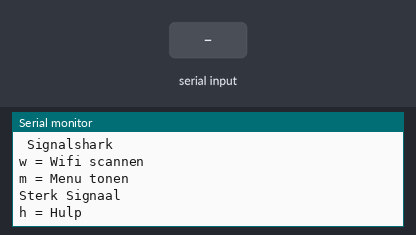
The sketch below on a simulated ESP32. Shown: the last lines printed to the serial monitor. Inputs (shaded band) come from the test bench. A WiFi scan finds three made-up networks; no radio packets arrive unless stated.

Above: at 2.2 s.
2.3 s: "w\n" received over Serial
At 3.0 s:
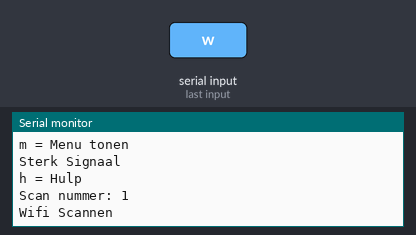
3.8 s: "h\n" received over Serial
At 5.8 s:
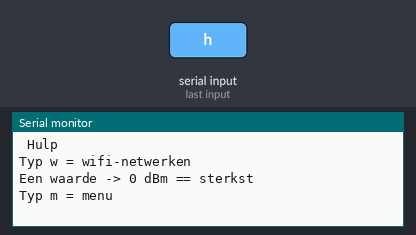

The sketch:

code.ino
```cpp
#include <WiFi.h>
#include <SPI.h>
#include <nRF24L01.h>
#include <RF24.h>

RF24 radio(4, 5); // CE, CSN

int aantalScans = 0;

void toonMenu(){
  Serial.println("\n Signalshark ");
  Serial.println("w = Wifi scannen");
  Serial.println("m = Menu tonen");
  Serial.println(beoordeelSignaal(-50));
  Serial.println("h = Hulp");
}
void setup() {
  Serial.begin(115200);

  SPI.begin(6, 3, 7, 5); // SCK, MISO, MOSI, CSN

  if (radio.begin()) {
    Serial.println("nRF24 gevonden");
  } else {
    Serial.println("nRF24 niet gevonden, controleer de bedrading");
  }
  WiFi.mode(WIFI_STA);
  delay(1000);
  toonMenu();
}

const char* beoordeelSignaal(int signaal){
  if(signaal >= -60){
    return "Sterk Signaal";
  }
  if(signaal >= -75){
    return "Gemiddeld Signaal";
  }
  return "Zwak Signaal";
}


void scanWifi() {
  aantalScans++;
  Serial.print("Scan nummer: ");
  Serial.println(aantalScans);
  Serial.println("Wifi Scannen");

unsigned long startTijd = millis();
int aantal = WiFi.scanNetworks();
unsigned long scanDuur = millis() - startTijd;
Serial.print("Scan duurde: ");
Serial.print(scanDuur);
Serial.println("ms");

  if(aantal < 0 ){
    Serial.println("Scannen mislukt");
  } else if (aantal == 0){
    Serial.println("geen netwerk gevonden");
  } else {
    Serial.print("Aantal gevonden netwerken: ");
    Serial.println(aantal);
  }
  for(int i = 0; i < aantal; i++){
    Serial.print(i + 1);
    Serial.print(". ");
    int signaal = WiFi.RSSI(i);
    Serial.print(WiFi.SSID(i));
    Serial.print(" | kanaal: ");
    Serial.print(WiFi.channel(i));
    Serial.print(" | ");
    Serial.print(signaal);
    Serial.print(" dBm | ");
    Serial.println(beoordeelSignaal(signaal));

  }

 WiFi.scanDelete();

}
void toonHulp(){
  Serial.println("\n Hulp ");
  Serial.println("Typ w = wifi-netwerken");
  Serial.println("Een waarde -> 0 dBm == sterkst");
  Serial.println("Typ m = menu ");

}

void loop(){
  if (Serial.available() > 0) {
    char keuze = Serial.read();

     if (keuze == 'w' || keuze == 'W'){
      scanWifi();
    } else if (keuze == 'm' || keuze == 'M') {
      toonMenu();
    } else if (keuze == 'h' || keuze == 'H'){
      toonHulp();
    } else if (keuze != '\n' && keuze != '\r'){
      Serial.println("Onbekende keuze, klik op m");
    }
  }
  delay(10);
}
  
```

Measured:
- after the input at 2.3 s, the serial monitor: prints a new line at once (image 1)
- after the input at 3.8 s, the serial monitor: prints a new line after 0.53 s (image 2)
